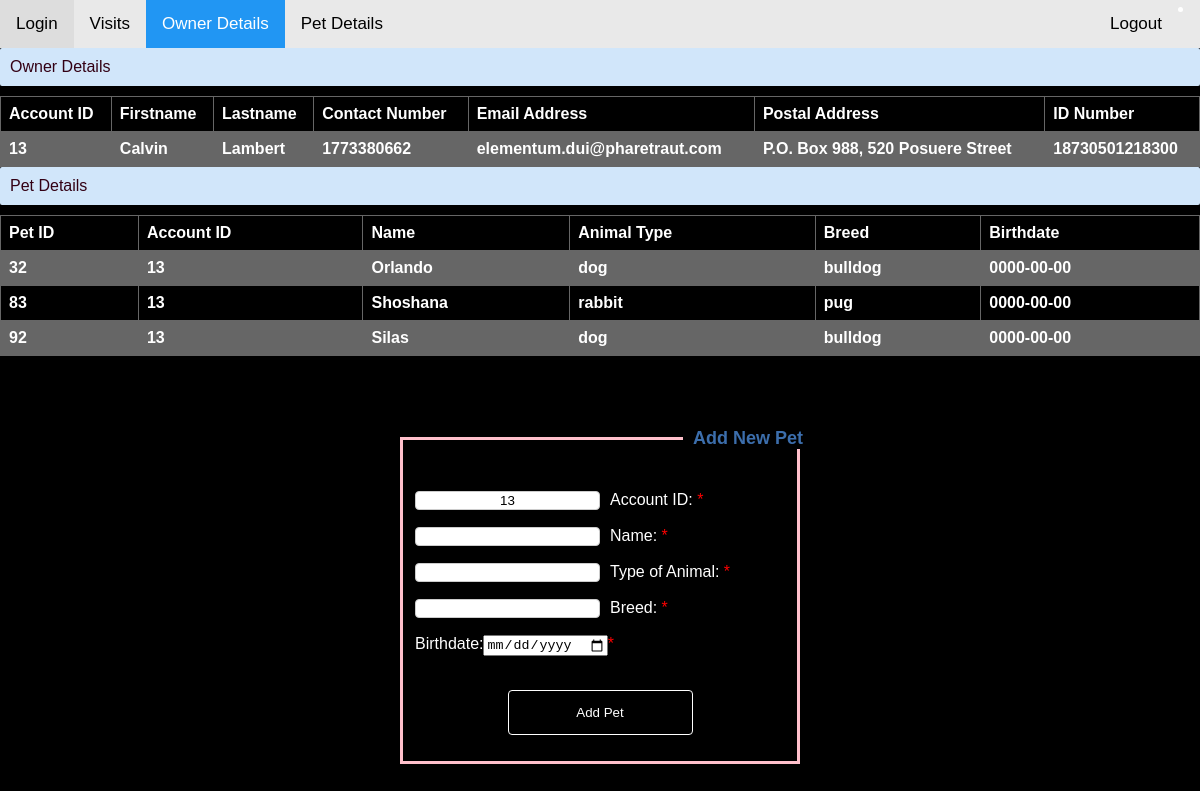
/single_owner.php?account_id=13, run on an earlier commit of the app's database.
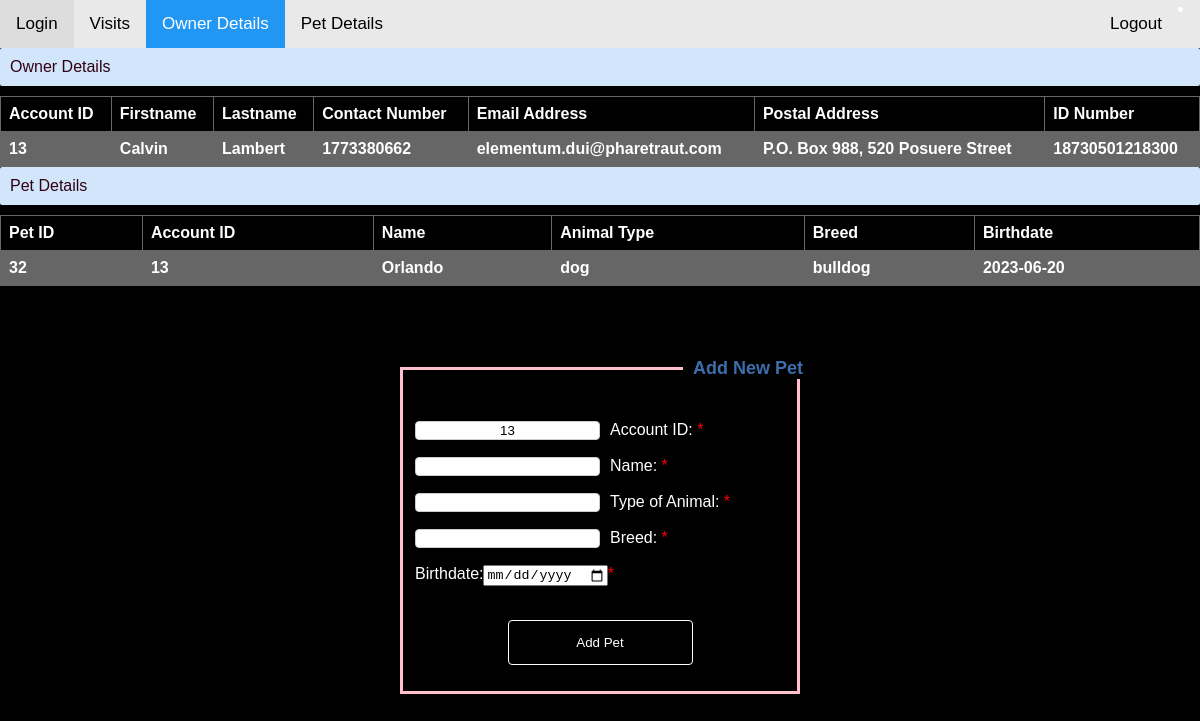
And on a later commit of the database.
### tables this page shows
CREATE TABLE `owner` (
  `account_id` int(6) UNSIGNED NOT NULL,
  `firstname` varchar(255) DEFAULT NULL,
  `lastname` varchar(255) DEFAULT NULL,
  `contact_number` int(10) DEFAULT NULL,
  `email_address` varchar(100) DEFAULT NULL,
  `postal_address` varchar(255) DEFAULT NULL,
  `id_number` bigint(13) DEFAULT NULL
);

CREATE TABLE `pet` (
  `pet_id` int(6) UNSIGNED NOT NULL,
  `account_id` int(6) UNSIGNED NOT NULL,
  `pet_name` varchar(255) DEFAULT NULL,
  `animal_type` varchar(255) DEFAULT NULL,
  `breed` varchar(100) DEFAULT NULL,
  `birthdate` date DEFAULT NULL
);

### owner.php (called while the page is built, shortened)
<?php
    class Owner{
        private $conn;
        private $db_table = "owner";
        public $account_id;
        public function __construct($db){
            $this->conn = $db;
        }
        public function getSingleOwner(){
            $sqlQuery = "SELECT
                        account_id,
                        firstname,
                        lastname,
                        contact_number,
                        email_address,
                        postal_address,
                        id_number
                      FROM
                        ". $this->db_table ."
                    WHERE
                       account_id = ?";
            $stmt = $this->conn->prepare($sqlQuery);
            $stmt->bindParam(1, $this->account_id);
            $stmt->execute();
            $dataRow = $stmt->fetch(PDO::FETCH_ASSOC);
            $this->firstname = $dataRow['firstname'];
            $this->lastname = $dataRow['lastname'];
            $this->contact_number = $dataRow['contact_number'];
            $this->email_address = $dataRow['email_address'];
            $this->postal_address = $dataRow['postal_address'];
            $this->id_number = $dataRow['id_number'];
        }
        function getOwnerPets(){
            $sqlQuery = "SELECT pet_id,account_id, pet_name,animal_type, breed, birthdate FROM pet WHERE account_id = ? ";
            $stmt = $this->conn->prepare($sqlQuery);
			$stmt->bindParam(1, $this->account_id);
            $stmt->execute();
            return $stmt;
        }
}
?>

### single_owner.php (the view, shortened to what this page needs)
<?php
  include_once 'dbconnect.php';
  include_once 'owner.php';
  $database = new DBController();
  $db = $database->getConnection();
  $item = new Owner($db);
?>
<HTML>
  <HEAD>
  <link rel="stylesheet" href="https://cdnjs.cloudflare.com/ajax/libs/font-awesome/4.7.0/css/font-awesome.min.css">
    	<link href="css\style.css" type="text/css" rel="stylesheet" />
		<link href="css\table.css" type="text/css" rel="stylesheet" />
		<link href="css\log_reg.css" type="text/css" rel="stylesheet" />
		<link href="css\navstyle.css" type="text/css" rel="stylesheet" />
  </HEAD>
<BODY>
  <div class="topnav">
    <a href="index.php">Login</a>
    <a href="view_visits.php">Visits</a>
    <a class="active" href="owner_details.php">Owner Details</a>
    <a  href="pet_details.php">Pet Details</a>
    <li style="float:right"><a  href="logout.php">Logout</a>
  </div>
    <div class="txt-heading">Owner Details</div>
    <table style="width:100%">
    <tr>
    <th>Account ID</th>
    <th>Firstname</th>
    <th>Lastname</th>
    <th>Contact Number</th>
    <th>Email Address</th>
    <th>Postal Address</th>
    <th>ID Number</th>
  </tr>
  <?php
    $item->account_id = isset($_GET['account_id']) ? $_GET['account_id'] : die();
    $item->getSingleOwner();
    if($item->account_id != null){
      ?>
        <tr>
    <th><?php echo $item->account_id; ?></th>
    <th><?php echo $item->firstname; ?></th>
    <th><?php echo $item->lastname;?></th>
    <th><?php echo $item->contact_number; ?></th>
    <th><?php echo $item->email_address; ?></th>
    <th><?php echo $item->postal_address;?></th>
    <th><?php echo $item->id_number; ?></th>
  </tr>
      <?php
      }
    else{
        http_response_code(404);
        echo json_encode("Owner not found.");
    }
?>
      </table>
    <div class="txt-heading">Pet Details</div>
    <table style="width:100%">
    <tr>
    <th>Pet ID</th>
    <th>Account ID</th>
    <th>Name</th>
    <th>Animal Type</th>
    <th>Breed</th>
    <th>Birthdate</th>
  </tr>
  <?php
    $stmt = $item->getOwnerPets();
    $itemCount = $stmt->rowCount();
    if($itemCount > 0){
        while ($row = $stmt->fetch(PDO::FETCH_ASSOC)){
            extract($row);
      ?>
        <tr>
          <th><?php echo $pet_id; ?></th>
          <th><?php echo $account_id; ?></th>
          <th><?php echo $pet_name;?></th>
          <th><?php echo $animal_type; ?></th>
          <th><?php echo $breed; ?></th>
          <th><?php echo $birthdate;?></th>
        </tr>
    <?php
        }
    }
    else{
        http_response_code(404);
    }
    ?>
      </table>
 <?php
      $AccountErr = $NameErr = $TypeErr = $BreedErr = $BirthErr = "" ;
	   $variable = $_GET['account_id'];
      ?>
    <br><br>
    <br><br>
    <form  method="post" action="single_owner.php?account_id=<?php echo $variable; ?>">
      <fieldset>
        <legend >Add New Pet</legend>
        <br><br>
        Account ID: <input type="text" name="account" value = "<?php echo $_GET['account_id'];?>" readonly><span class="error">* <?php echo $AccountErr;?></span>
        <br><br>
        Name: <input type="text" name="name"><span class="error">* <?php echo $NameErr;?></span>
        <br><br>
		Type of Animal: <input type="text" list="types" name="type" >
  <span class="error">* <?php echo $TypeErr;?></span>
  <br><br>
  Breed: <input type="text" list="breed" name="breed">
  <span class="error">* <?php echo $BreedErr;?></span>
        <br><br>
        Birthdate:<input type="date" name="birthdate"><span class="error">* <?php echo $BirthErr;?></span>
        <br><br>
        <p><input type="submit" value = "Add Pet"/></p>
      </fieldset>
    </form>
</BODY>
</HTML>

### css/style.css (style rules this page uses)
body { width:auto; height: auto; font-family:calibri; }
.txt-heading { padding: 10px 10px; border-radius: 2px; color: #330014; background: #d1e6fa; margin-bottom:10px; }

### css/table.css (style rules this page uses)
table { font-family: arial, sans-serif; border-collapse: collapse; width: 100%; }
td, th { border: 1px solid #666666; text-align: left; padding: 8px; }
tr:nth-child(even) { background-color: #666666; }

### css/log_reg.css (style rules this page uses)
.error { color: #FF0000; }
body { background-color: black; color: white; }
input[type=text], input[type = password], input[type = number],input[list=browsers] select { width: 50%; display: inline-block; float: left; border: 1px solid #ccc; border-radius: 4px; box-sizing: border-box; margin-right: 10px; text-align: center; }
input[type=submit] { width: 50%; background-color: Black; color: white; padding: 14px 20px; border: 1px solid White; border-radius: 4px; cursor: pointer; display: block; margin: 1.0em auto; text-align: center; }
fieldset { border: 3px solid pink; width: 400px; margin:auto; }
legend { border: medium none; margin-left: 40%; padding: 0 10px; position: relative; text-align: center; width: auto; color: #3C6EAC; font-size: 18px; font-weight: bold; float:center; }
p { text-align: center; }

### css/navstyle.css (style rules this page uses)
* { box-sizing: border-box; }
body { margin: 0; font-family: Arial, Helvetica, sans-serif; }
.topnav { overflow: hidden; background-color: #e9e9e9; }
.topnav a { float: left; display: block; color: black; text-align: center; padding: 14px 16px; text-decoration: none; font-size: 17px; }
.topnav a.active { background-color: #2196F3; color: white; }

What changed in the data, as far as the page shows it:
removed pet: pet_id "83", account "13", pet_name "Shoshana", animal_type "rabbit", breed "pug", birthdate "0000-00-00"
removed pet: pet_id "92", account "13", pet_name "Silas", animal_type "dog", breed "bulldog", birthdate "0000-00-00"
changed pet "Orlando": birthdate "0000-00-00" → "2023-06-20"
